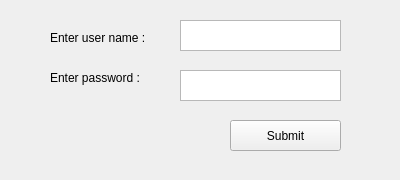
<?xml version="1.0" encoding="UTF-8"?>
<ui version="4.0">
 <class>Form</class>
 <widget class="QWidget" name="Form">
  <property name="geometry">
   <rect>
    <x>0</x>
    <y>0</y>
    <width>400</width>
    <height>180</height>
   </rect>
  </property>
  <property name="windowTitle">
   <string>ENTER CREDENTIALS TO LOG IN</string>
  </property>
  <widget class="QLabel" name="label">
   <property name="geometry">
    <rect>
     <x>50</x>
     <y>30</y>
     <width>131</width>
     <height>16</height>
    </rect>
   </property>
   <property name="text">
    <string>Enter user name :</string>
   </property>
  </widget>
  <widget class="QLabel" name="label_2">
   <property name="geometry">
    <rect>
     <x>50</x>
     <y>70</y>
     <width>131</width>
     <height>16</height>
    </rect>
   </property>
   <property name="text">
    <string>Enter password :</string>
   </property>
  </widget>
  <widget class="QToolButton" name="submitButton">
   <property name="geometry">
    <rect>
     <x>230</x>
     <y>120</y>
     <width>111</width>
     <height>31</height>
    </rect>
   </property>
   <property name="text">
    <string>Submit</string>
   </property>
  </widget>
  <widget class="QTextEdit" name="userName">
   <property name="geometry">
    <rect>
     <x>180</x>
     <y>20</y>
     <width>161</width>
     <height>31</height>
    </rect>
   </property>
  </widget>
  <widget class="QTextEdit" name="password">
   <property name="geometry">
    <rect>
     <x>180</x>
     <y>70</y>
     <width>161</width>
     <height>31</height>
    </rect>
   </property>
  </widget>
 </widget>
 <resources/>
 <connections/>
</ui>
